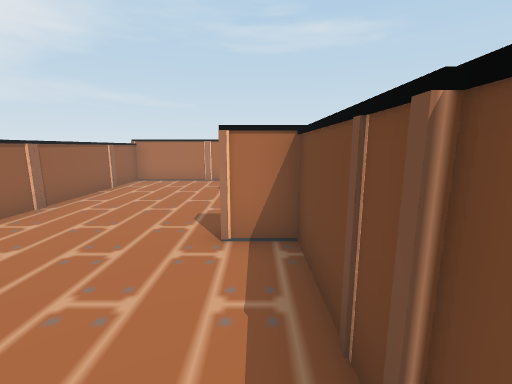
[1] (above)

21 first-person views from a walk through a Unity game level. The camera is 1.3 m above the floor, tilts 10° down and sees 90° across. The floor is counted in squares, 1 m on a side. Each view is taken from the middle of a square. On the plan, view 1 faces up. The plan holds only what a view shows up to about 13 squares ahead; the rest is blank. The player is left out.

[2]
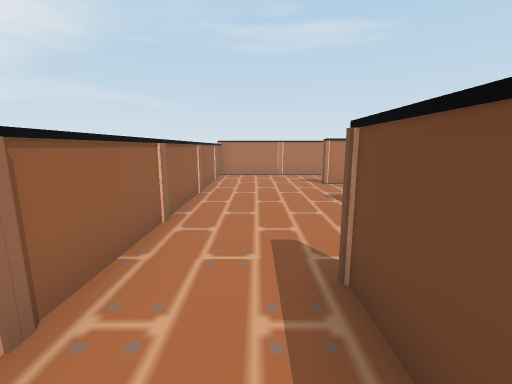

[3]
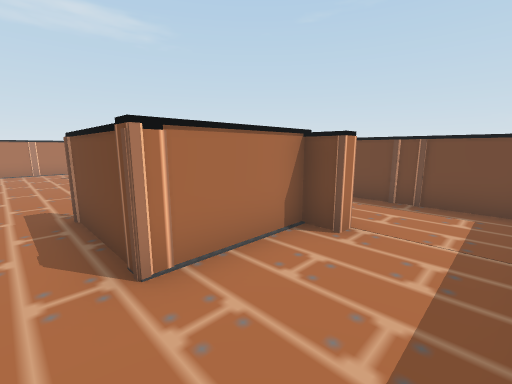

[4]
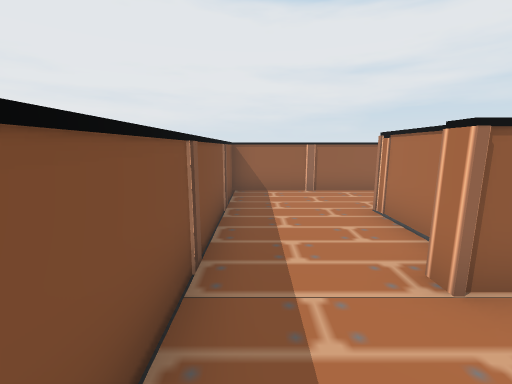

[5]
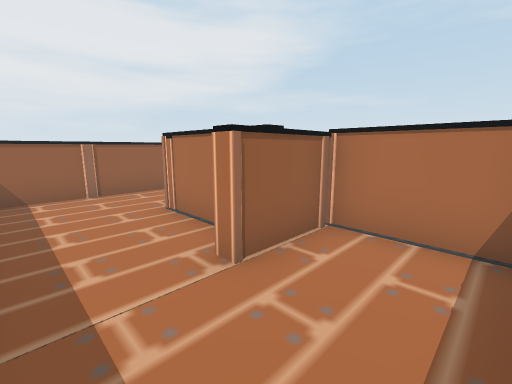

[6]
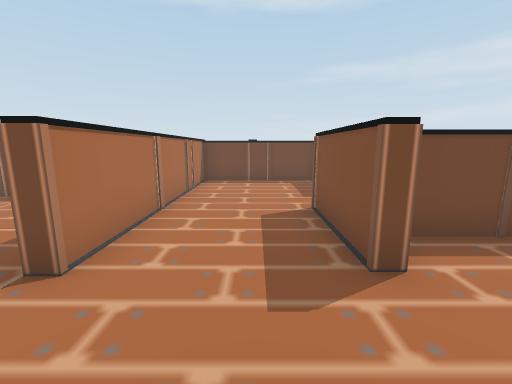

[7]
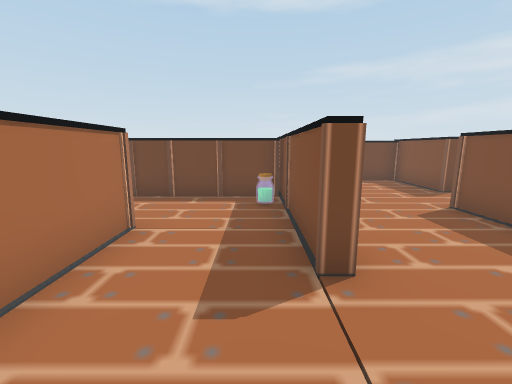

[8]
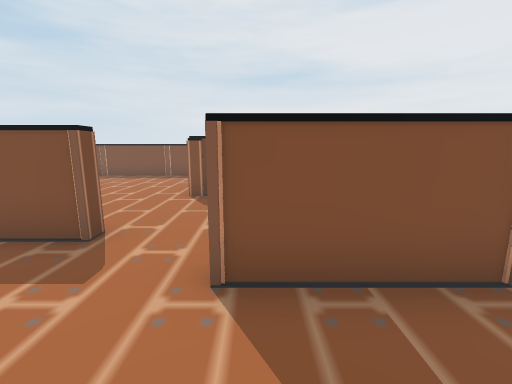

[9]
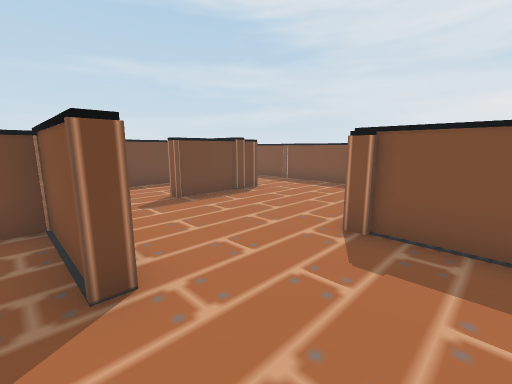

[10]
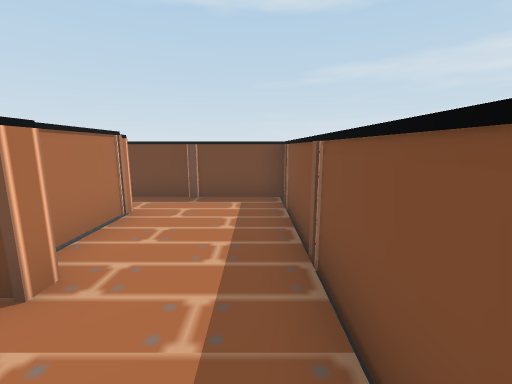

[11]
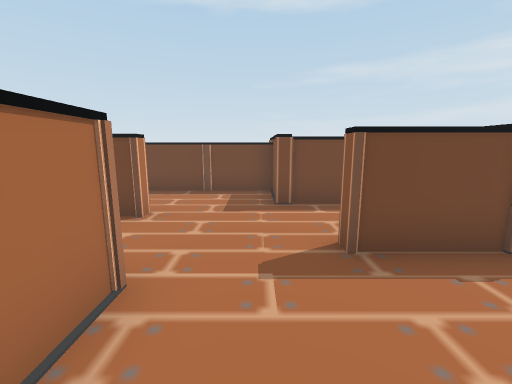

[12]
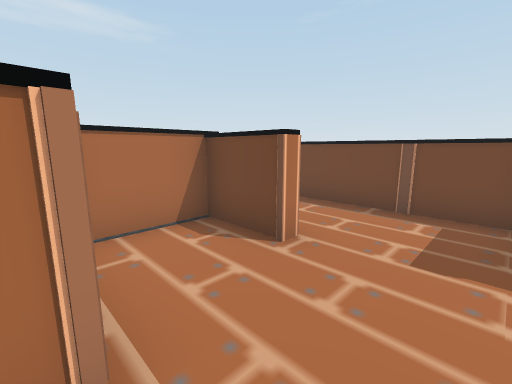

[13]
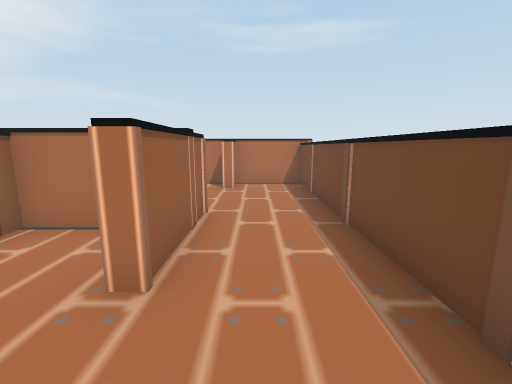

[14]
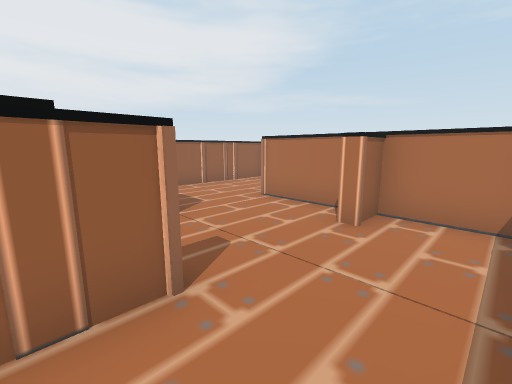

[15]
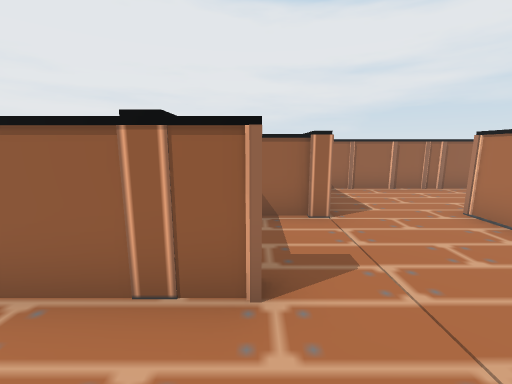

[16]
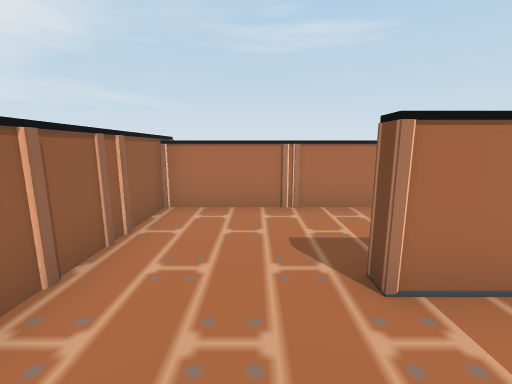

[17]
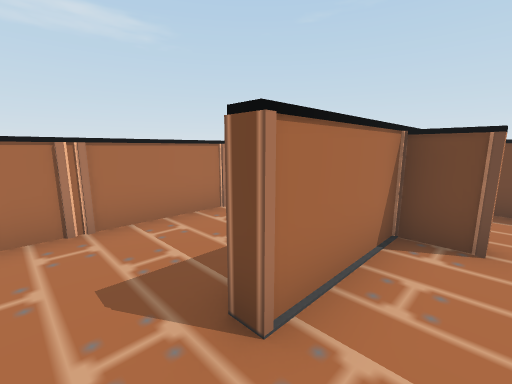

[18]
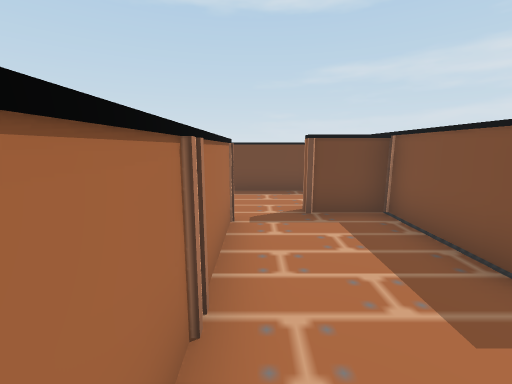

[19]
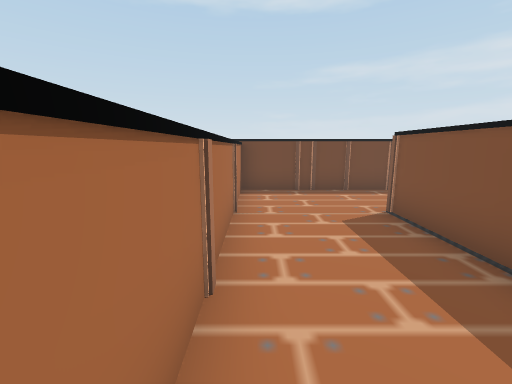

[20]
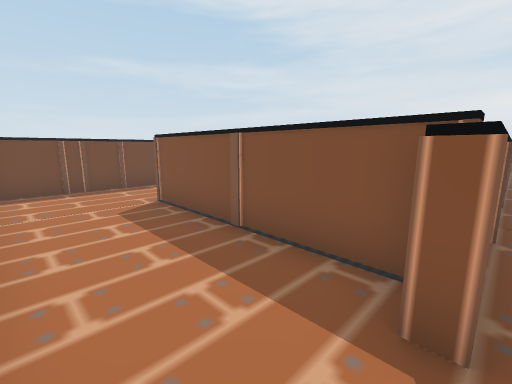

[21]
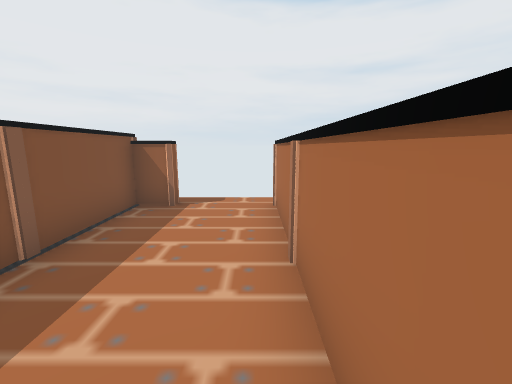

### Floor plan
Ten units are one square. View 1 is at (0, 0); x grows to the right and y downward. Boxes are objects, and circles mark ways between rooms. Rooms are numbered by the first view taken in them; rooms with no view inside come last. Other rooms are left out.
<svg viewBox="-55 -146 190 208">
<path fill="none" stroke="#000" d="M6 -5 6 -35 -6 -35 -6 -37 25 -37M9 25 -21 25 -21 -4M31 11 9 11 9 33 6 33 6 25M36 -70 -6 -70 -6 -73M35 51 35 21M-4 -101 -46 -101 -46 57 25 57M72 -23 60 -23M70 -25 70 -70 36 -70M43 -21 43 -26 72 -26M84 30 80 30 80 1M19 9 39 9M112 25 90 25M50 57 126 57 126 18M100 -31 97 -31 97 -50M80 1 84 1M100 -50 71 -50M108 14 108 -5 126 -5 126 -25M79 21 89 21M100 -102 100 -120M103 -101 103 -91 100 -91 100 -101M75 -103 108 -103M72 -75 72 -60M100 -61 100 -31M130 -101 71 -101 71 -105M95 -134 40 -134M40 -141 40 -84M126 -25 126 -101M-50 -112 -46 -112 -46 -103 11 -103M38 -134 -48 -134M38 -96 38 -138M11 -101 -4 -101M-6 -73 45 -73M38 -74 38 -96"/>
<rect x="25" y="-85" width="10" height="10" fill="#bbb"><title>bottle</title></rect>
<circle cx="25" cy="-55" r="3" fill="#2a7"/>
<circle cx="5" cy="-85" r="3" fill="#2a7"/>
<circle cx="70" cy="-5" r="3" fill="#2a7"/>
<circle cx="115" cy="-30" r="3" fill="#2a7"/>
<circle cx="25" cy="-100" r="3" fill="#2a7"/>
<text x="-10" y="-10">1</text>
<text x="60" y="0">2</text>
<text x="90" y="-20">3</text>
<text x="90" y="-90">4</text>
<text x="-10" y="-120">5</text>
<text x="10" y="-90">6</text>
</svg>
Room 1 opens to room 2. Room 1 opens to room 6. Room 2 opens to room 3. Room 3 opens to room 4. Room 5 opens to room 6.

Where each view was taken, in squares from view 1:
view 1: 0 up, 0 right, facing up
view 2: 2 down, 3 left, facing up
view 3: 5 down, 3 left, facing up-right
view 4: 5 down, 3 right, facing left
view 5: 5 down, 3 right, facing up-left
view 6: 5 up, 3 left, facing right
view 7: 8 up, 3 left, facing right
view 8: 6 up, 2 right, facing down
view 9: 3 up, 2 right, facing down-right
view 10: 5 down, 6 right, facing right
view 11: 1 up, 5 right, facing right
view 12: 1 up, 7 right, facing up-right
view 13: 1 up, 11 right, facing up
view 14: 5 up, 12 right, facing up-left
view 15: 6 up, 12 right, facing left
view 16: 8 up, 6 right, facing up
view 17: 9 up, 6 right, facing up-right
view 18: 13 up, 5 right, facing right
view 19: 13 up, 4 left, facing right
view 20: 13 up, 5 left, facing down-right
view 21: 13 up, 1 right, facing left
